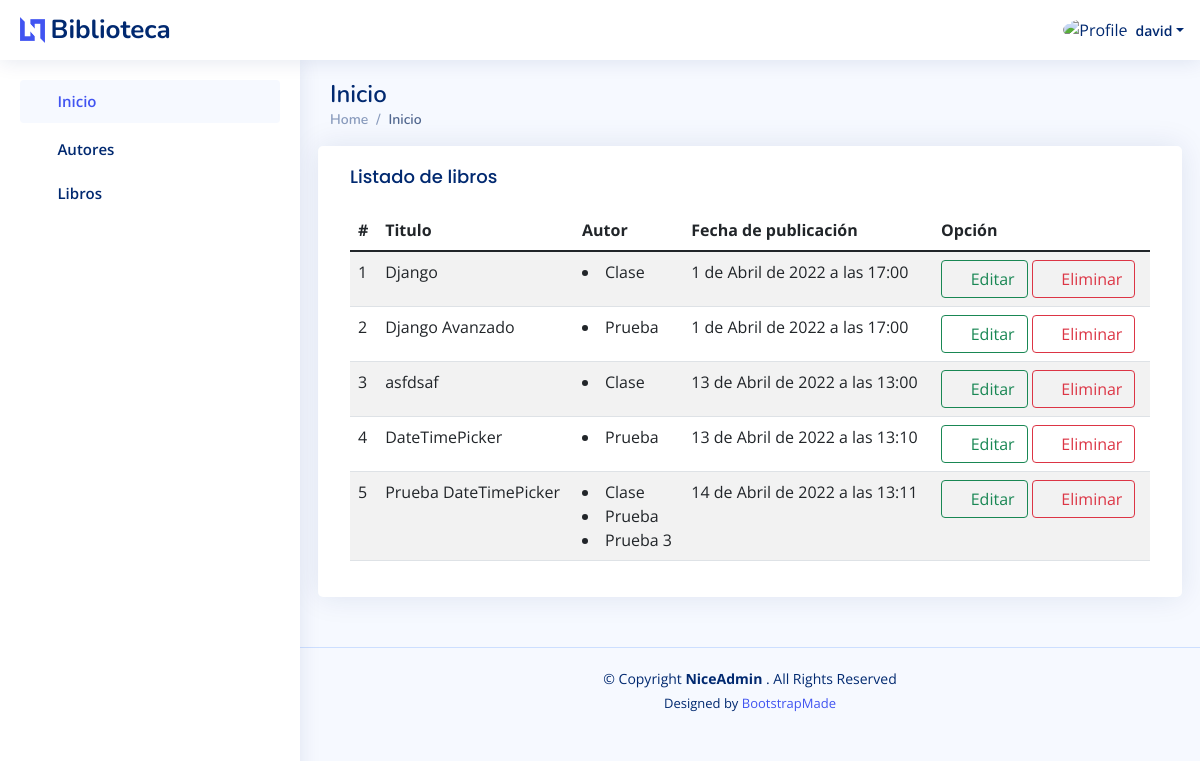
Before: /libro/listar_libros/ (signed in) with the older database file.
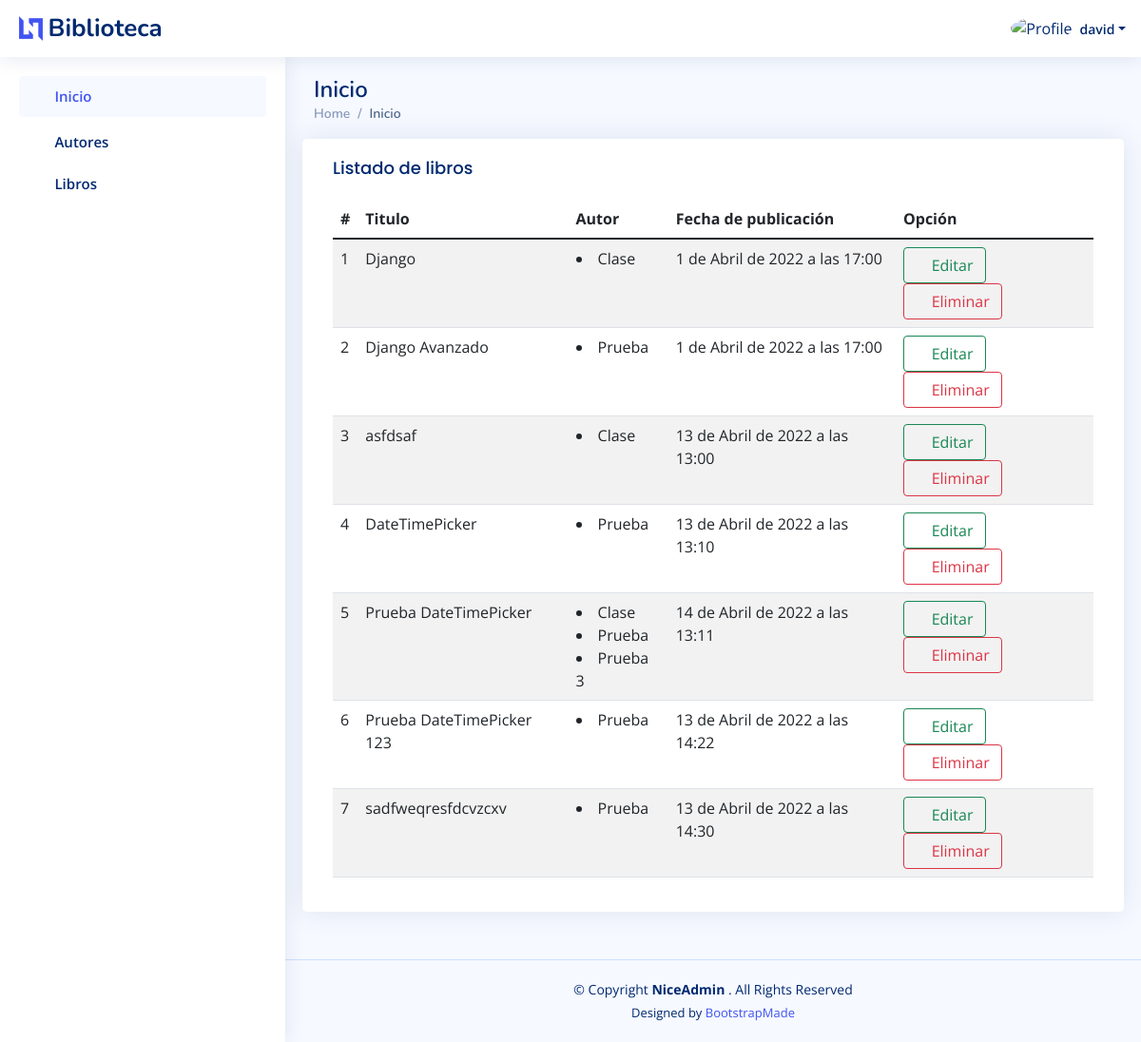
After: the same page with the newer database file.
### apps/libro/models.py (models this page shows, shortened)
class Libro(models.Model):
    id = models.AutoField(_("id"), primary_key=True)
    titulo = models.CharField(
        _("Titulo"), max_length=255, blank=False, null=False)
    fecha_publicacion = models.DateTimeField(
        _("Fecha de publicación"), blank=False, null=False)
    autor_id = models.ManyToManyField(Autor)
    fecha_creacion = models.DateField(
        _("Fecha de creación"), auto_now=True, auto_now_add=False)
    class Meta:
        verbose_name = _("Libro")
        verbose_name_plural = _("Libros")
        ordering = ["id"]

class Autor(models.Model):
    id = models.AutoField(_("id"), primary_key=True)
    nombre = models.CharField(
        _("Nombre"), max_length=200, blank=False, null=False)
    apellidos = models.CharField(
        _("Apellidos"), max_length=200, blank=False, null=False)
    nacionalidad = models.CharField(
        _("Nacionalidad"), max_length=100, blank=False, null=False)
    descripcion = models.TextField(_("Descripcion"), blank=False, null=False)
    estado = models.BooleanField(_("Estado"), default=True)
    fecha_creacion = models.DateField(
        _("Fecha de creación"), auto_now=True, auto_now_add=False)
    class Meta:
        verbose_name = _("Autor")
        verbose_name_plural = _("Autores")
        ordering = ["nombre"]

### apps/libro/views.py (the view)
# urls.py: path('listar_libros/', LibroListView.as_view(), name='listado_libros'),
class LibroListView(LoginRequiredMixin, ListView):
    model = Libro
    template_name = "libro/libro/listar_libro.html"
    context_object_name = 'libros'

### templates/libro/libro/listar_libro.html (shortened to what this page needs)
{% extends 'index.html' %}
{% load static %}
{% block body %}
    {% if libros %}
        <div class="card">
            <div class="card-body">
                <h5 class="card-title">Listado de libros</h5>
                <table class="table table-striped">
                    <thead>
                        <tr>
                            <th scope="col">#</th>
                            <th scope="col">Titulo</th>
                            <th scope="col">Autor</th>
                            <th scope="col">Fecha de publicación</th>
                            <th scope="col">Opción</th>
                        </tr>
                    </thead>
                    <tbody>
                        {% for l in libros %}
                            <tr>
                                <td>
                                    {{ l.id }}
                                </td>
                                <td>
                                    {{ l.titulo }}
                                </td>
                                <td>
                                    {% for autor in l.autor_id.all %}
                                        <li>{{ autor.nombre }}</li>
                                    {% endfor %}
                                </td>
                                <td>
                                    {{ l.fecha_publicacion }}
                                </td>
                                <td>
                                    <a class="btn btn-outline-success" href="#">
                                        <i class="fa-solid fa-pen-to-square"></i>
                                        Editar</a>
                                    <a class="btn btn-outline-danger" href="#">
                                        <i class="fa-solid fa-trash-can"></i>
                                        Eliminar</a>
                                </td>
                            </tr>
                        {% endfor %}
                    </tbody>
                </table>
            </div>
        </div>
    {% else %}
        <h1>
            No existen libros registrados
        </h1>
    {% endif %}
{% endblock body %}</td></tr></td></tr></td></tr></td></tr></td> </tr>

Changed rows visible on the page:
added Libro: id "6", titulo "Prueba DateTimePicker 123", fecha_publicacion "13 de Abril de 2022 a las 14:22", Autor (nombre "Prueba")
added Libro: id "7", titulo "sadfweqresfdcvzcxv", fecha_publicacion "13 de Abril de 2022 a las 14:30", Autor (nombre "Prueba")
